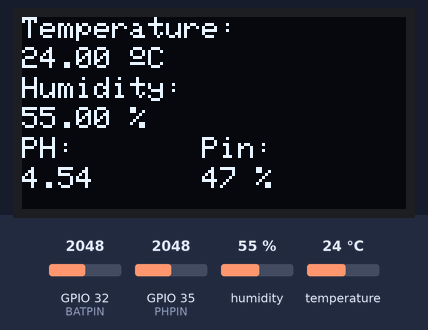
A sketch run on a simulated ESP32. On the bench: 128×64 one-colour display. Inputs (shaded band) come from the test bench; at power-on: humidity 55 %, GPIO 32 (BATPIN) = 2048, GPIO 35 (PHPIN) = 2048, temperature 24 °C. WiFi joins after 1.5 s; servers stay silent unless stated; no MQTT or app messages arrive unless stated; the modem accepts every AT command (registered, SIM ready, sends succeed) and sends nothing else; what the sketch prints to the serial monitor is not drawn.

Above: at 10.7 s.
10.8 s: humidity set to 22 %
At 15.2 s:
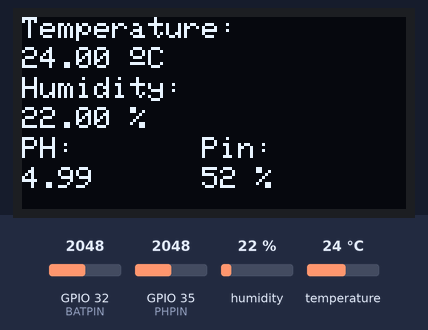
20.2 s: GPIO 32 (BATPIN) set to 2866
At 25.9 s:
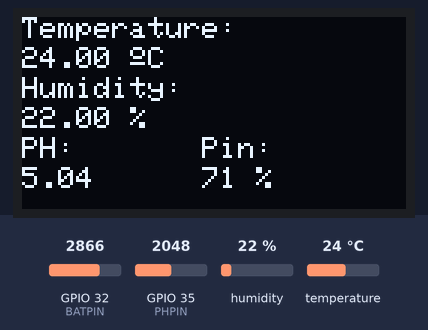
26.3 s: GPIO 35 (PHPIN) set to 2866
At 30.7 s:
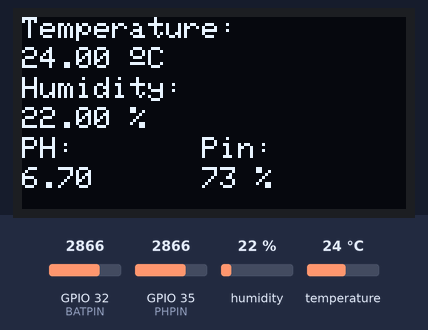
35.7 s: temperature set to 12 °C
At 41.2 s:
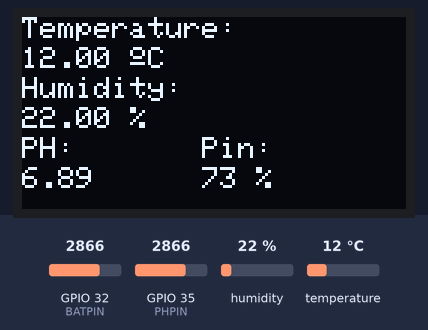
41.5 s: GPIO 32 (BATPIN) set to 3972
At 46.3 s:
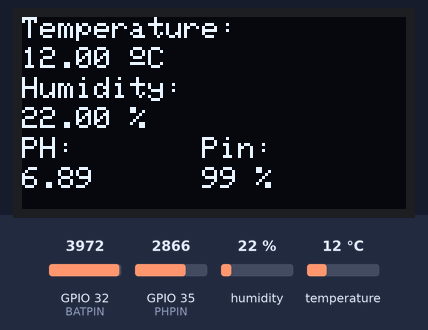
50.9 s: GPIO 35 (PHPIN) set to 3972
At 55.9 s:
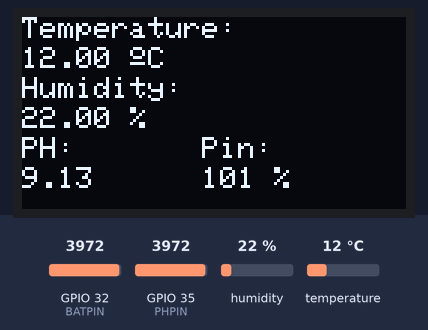
Timing chart, 0 to 57.4 s (numbered marks = the images above; inputs shaded):
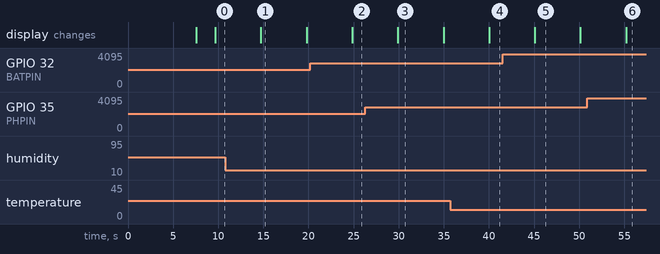

Measured:
- after the input at 20.2 s, the display: changes after 4.6 s (image 2)
- after the input at 26.3 s, the display: changes after 3.6 s (image 3)
- after the input at 35.7 s, the display: changes after 4.3 s (image 4)
- after the input at 41.5 s, the display: changes after 3.6 s (image 5)
- after the input at 50.9 s, the display: changes after 4.3 s (image 6)
- what the display in image 1 shows lasts 5.1 s, from 14.7 s to 19.8 s

The sketch:

DATK.ino
```cpp
#include <DHT.h>
#include <HardwareSerial.h>
#include <WiFi.h>
#include <PubSubClient.h>
#include <Adafruit_GFX.h>
#include <Adafruit_SSD1306.h>
#include <ArduinoJson.h>

const char* ssid = "Sinh Viên Năm 8";
const char* password = "sinhvien8nam";

const char* mqtt_server = "demo.thingsboard.io";

const char* access_token = "KvfdA9eVszvfXyZe4Mxr";
const int mqtt_port = 1883;

WiFiClient thingboard_Client;
PubSubClient client(thingboard_Client);

// Định nghĩa chân UART cho A7680C
#define SIM_TX 27
#define SIM_RX 26
#define DHTPIN 4
#define DHTTYPE DHT11
#define PHPIN 35
#define BATPIN 32
#define SDA_PIN 14
#define SCL_PIN 13
#define SCREEN_WIDTH 128
#define SCREEN_HEIGHT 64

Adafruit_SSD1306 display(SCREEN_WIDTH, SCREEN_HEIGHT, &Wire, -1);
DHT dht(DHTPIN, DHTTYPE);
HardwareSerial simModule(1);

unsigned long timer = millis();
float h,t,ph,ph_round;
int DELAY = 5000;
int bat;
int chuki = 5000;
int interval;
int status = 1;
String smsContent, incomingMessage, senderNumber, messageContent;

void setup_wifi() {
  delay(10);
  Serial.begin(115200);
  Serial.print("Connecting to ");
  Serial.println(ssid);

  WiFi.begin(ssid, password);

  while (WiFi.status() != WL_CONNECTED) {
    delay(500);
    Serial.print(".");
  }

  Serial.println("");
  Serial.println("WiFi connected");
  Serial.print("IP address: ");
  Serial.println(WiFi.localIP());
}

void callback_thingsboard(char* topic, byte* payload, unsigned int length) {
  Serial.print("Message arrived from ThingsBoard [");
  Serial.print(topic);
  Serial.print("] ");

  String message;
  for (int i = 0; i < length; i++) {
    message += (char)payload[i];
  }
  Serial.println(message);
  StaticJsonDocument<200> doc;
  DeserializationError error = deserializeJson(doc, message);
  if (error) {
    Serial.print(F("deserializeJson() failed: "));
    Serial.println(error.f_str());
    return;
  }
  const char* method = doc["method"];
  if (String(method) == "setValue") {
    bool mode = doc["params"];
    if (mode){
      status = 0;
      Serial.println("SleepMode");
      display.clearDisplay();
      display.setTextSize(1);
      display.setCursor(0,20);
      display.print("Dang trong SleepMode !!");
      display.display();
    }
    else {
      status = 1;
      Serial.println("Wake up");
    }
  }
  else if((String(method) == "setDelay")){
    interval = doc["params"];
    chuki = DELAY*interval/100;
  }
}

void reconnect(PubSubClient& client, const char* clientID, const char* accessToken = nullptr) {
  while (!client.connected()) {
    Serial.print("Attempting MQTT connection...");
    if (client.connect(clientID, accessToken, NULL)) {
      Serial.println("connected thingboard");
      client.subscribe("v1/devices/me/rpc/request/+");
    }
    else {
      Serial.print("failed, rc=");
      Serial.print(client.state());
      Serial.println("thingboard try again in 5 seconds");
      delay(5000);
    }
  }
}

void setup() {
  Serial.begin(115200);
  setup_wifi();

  client.setServer(mqtt_server, mqtt_port);
  client.setCallback(callback_thingsboard);
  simModule.begin(115200, SERIAL_8N1, SIM_RX, SIM_TX);

  // Khởi động cảm biến DHT11
  dht.begin();

  Serial.println("Khởi động module SIM...");
  if (sendATCommand("AT", 1000, "OK")) {
    Serial.println("Module SIM sẵn sàng.");
  } else {
    Serial.println("Không thể khởi động module SIM.");
  }

  // Bước 2: Kiểm tra SIM có sẵn không
  Serial.println("Kiểm tra SIM...");
  if (sendATCommand("AT+CPIN?", 3000, "READY")) {
    Serial.println("SIM đã sẵn sàng.");
  } else {
    Serial.println("SIM không được chèn hoặc không hợp lệ.");
  }

  // Bước 3: Kiểm tra tín hiệu sóng
  Serial.println("Kiểm tra sóng...");
  if (sendATCommand("AT+CSQ", 3000, "OK")) {
    Serial.println("Tín hiệu sóng OK.");
  } else {
    Serial.println("Không có tín hiệu sóng.");
  }

  // Bước 4: Kiểm tra kết nối mạng
  Serial.println("Kiểm tra kết nối mạng...");
  if (sendATCommand("AT+CREG?", 2000, "+CREG: 0,1")) {
    Serial.println("Đã kết nối vào mạng.");
  } else {
    Serial.println("Chưa kết nối vào mạng.");
  }
  // Khởi động module SIM và thiết lập chế độ SMS
  Serial.println("Thiết lập chế độ SMS...");
  if (sendATCommand("AT+CMGF=1",1000,"OK"))// Thiết lập chế độ SMS
  {
    Serial.println("Success!!!");
  } else {
    Serial.println("Fail");
  }
// Nhận tin nhắn SMS tự động
  Serial.println("Nhận tin nhắn SMS tự động...");
  if (sendATCommand("AT+CNMI=1,2,0,0,0",1000,"OK"))
  {
    Serial.println("Success!!!");
  } else {
    Serial.println("Fail");
  }
  Wire.begin(SDA_PIN, SCL_PIN);
  if (!display.begin(SSD1306_SWITCHCAPVCC, 0x3C)) { // Address 0x3D for 128x64
    Serial.println(F("SSD1306 allocation failed"));
    for (;;);
  }
  delay(2000);
  display.clearDisplay();
  display.setTextColor(WHITE);
}

void loop() {
  if (!client.connected()) {
    reconnect(client, "ESP32Gateway", access_token);
  }
  client.loop();
  if (status){
  if (millis()-timer > chuki){
    h = dht.readHumidity();
    t = dht.readTemperature();
    for(int i=0;i<9;i++){
      ph += (analogRead(PHPIN)/1240.9+0.15)*2.8;
      bat += (int)(analogRead(BATPIN)/38.61);
    }
    ph = ph/10;
    ph_round = roundf(ph*100)/100;
    bat = bat/10;
    if (isnan(h) || isnan(t)) {
      Serial.println("Failed to read from DHT sensor!");
    }
    else {
      Serial.println("Nhiet do: "+ String(t) +" , Do am: " + String(h)+", PH: "+String(ph_round)+ ", Pin: "+String(bat));
      String payload = "{";
      payload += "\"temperature\":"; payload += String(t); payload += ",";
      payload += "\"humidity\":"; payload += String(h); payload += ",";
      payload += "\"PH\":"; payload += String(ph_round); payload += ",";
      payload += "\"batteryLevel\":"; payload += String(bat); payload += ",";
      payload += "\Interval\":"; payload += String(chuki);
      payload += "}";

      client.publish("v1/devices/me/telemetry", (char*) payload.c_str());
      Serial.print("Publish message: ");
      Serial.println((char*) payload.c_str());
      display.clearDisplay();

    // hiển thị nhiệt độ

      display.setTextSize(1);
      display.setCursor(0,0);
      display.print("Temperature: ");
      display.setCursor(0,10);
      display.print(t);
      display.print(" ");
      display.setTextSize(1);
      display.cp437(true);
      display.write(167);
      display.setTextSize(1);
      display.print("C");

      // hiển thị độ ẩm
      display.setCursor(0, 20);
      display.print("Humidity: ");
      display.setCursor(0, 30);
      display.print(h);
      display.print(" %");

      display.setCursor(0, 40);
      display.print("PH: ");
      display.setCursor(0, 50);
      display.print(ph_round);

      display.setCursor(60, 40);
      display.print("Pin: ");
      display.setCursor(60, 50);
      display.print(bat);
      display.print(" %");

      display.setCursor(60, 40);
      display.print("Pin: ");
      display.setCursor(60, 50);
      display.print(bat);
      display.print(" %");

      display.display();
    }
    timer = millis();
  }
  if (simModule.available())
  {
    incomingMessage = simModule.readString();
    if (incomingMessage.indexOf("+CMT:") != -1) {
    // Tìm số điện thoại người gửi
    int phoneStart = incomingMessage.indexOf("\"") + 1;
    int phoneEnd = incomingMessage.indexOf("\"", phoneStart);
    senderNumber = incomingMessage.substring(phoneStart, phoneEnd);

    // Tìm vị trí bắt đầu của nội dung tin nhắn
    int msgStart = incomingMessage.indexOf("\n", phoneEnd) + 1;
    messageContent = incomingMessage.substring(msgStart);

    Serial.println("Số điện thoại người gửi: " + senderNumber);
    Serial.println("Nội dung tin nhắn: " + messageContent);

    //if (messageContent == "info\n"){
      smsContent = "Nhiet do: " + String(t) + "do C, Do am: " + String(h) + "%, PH: "  + String(ph_round) + ", Pin: "+String(bat) +"%";
    //}
    //else{
    //  smsContent = "Nhap đung cu phap";
    //}
    sendSMS(senderNumber, smsContent);
    Serial.println(senderNumber);
    Serial.println(smsContent);
    }
  }
  }
}

bool sendATCommand(String command, unsigned long timeout, String expectedResponse) {
  simModule.println(command);
  unsigned long start = millis();
  while (millis() - start < timeout) {
    if (simModule.available()) {
      String response = simModule.readString();
      if (response.indexOf(expectedResponse) != -1) {
        return true;
      }
    }
  }
  return false;
}

void sendSMS(String number, String message) {
  simModule.println("AT+CMGS=\"" + number + "\"");
  delay(100);
  simModule.println(message);
  delay(100);
  simModule.write(26); // Ký tự CTRL+Z để gửi tin nhắn
  delay(100);
  Serial.println("Đã gửi");
}
```
